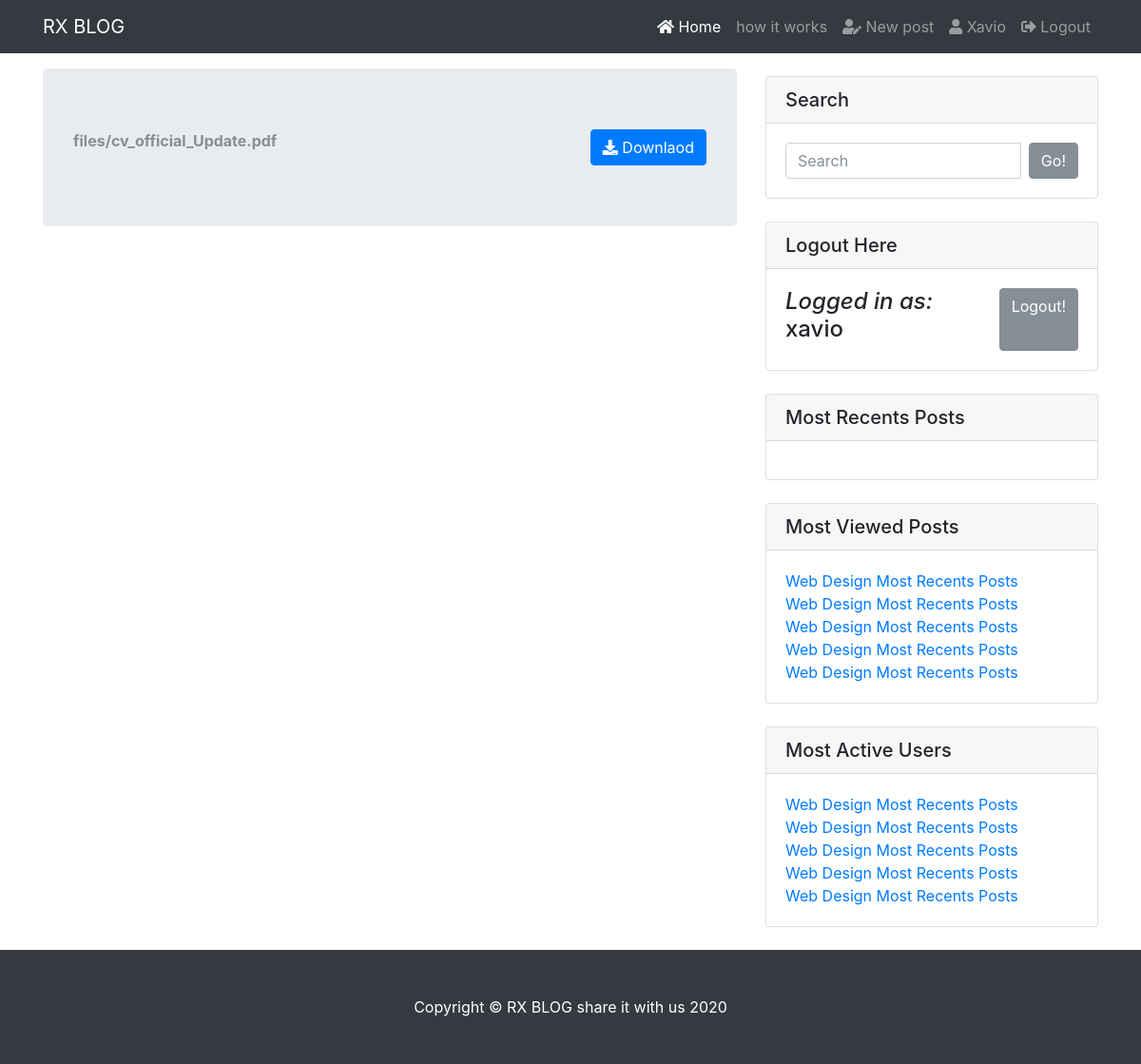
Page /instructions/ (signed in) on the earlier database version.
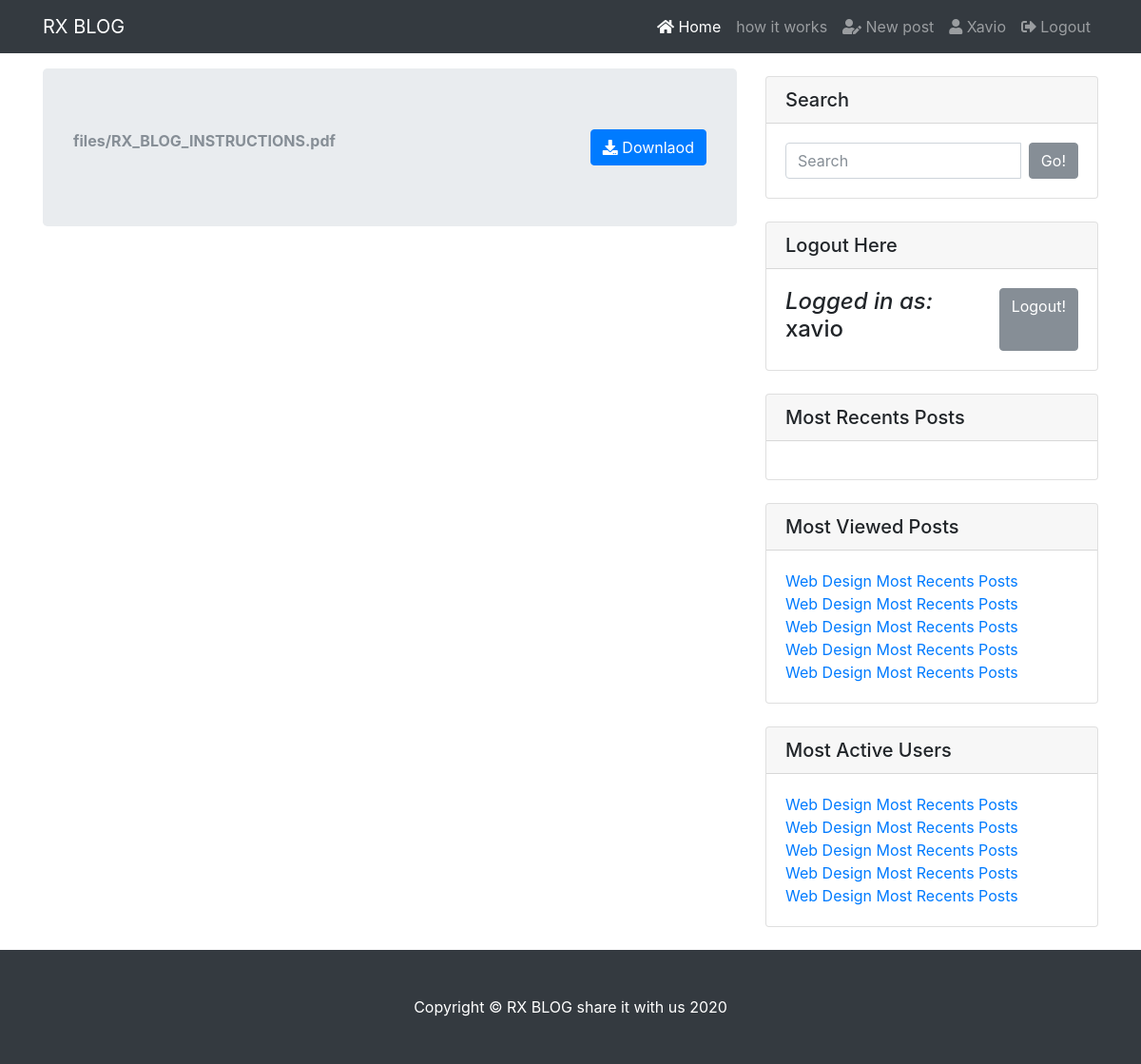
Same page on the later database version.
### blog_app/models.py (models this page shows, shortened)
class FileAdmin(models.Model):
		fileupload = models.FileField(upload_to='files')
		title= models.CharField(max_length=50)

### blog_app/views.py (the view)
# urls.py: path('instructions/', views.file, name="instructions"),
def file(request):
    context= {'file': FileAdmin.objects.all()}
    return render(request, 'blog_app/file.html', context)

### blog_app/templates/blog_app/file.html
{% extends 'blog_app/main.html' %}
{% load static %}
{% block content %}
<div class="col-md-8">
{% for post in file %}
<div class="jumbotron mt-3 shadow-lg">
<div class="d-flex justify-content-between">
<strong class="text-muted  text-align-right">{{post.fileupload}}</strong>
<a href="{{post.fileupload.url}}" download class="btn btn-primary flex-last" type="submit"><i class="fas fa-download"></i> Downlaod</a>
</div>
</div>
{% endfor %}
</div>
{%  include 'blog_app/sidebar.html' %}
{% endblock content %}

### blog_app/templates/blog_app/main.html (shortened to what this page needs)
{% load static %}
<!DOCTYPE html>
<html lang="en">
  <head>
    <link rel="stylesheet" href="https://use.fontawesome.com/releases/v5.3.1/css/all.css">
    <link rel="stylesheet" href="{% static 'css/bootstrap.min.css' %}">
    <link rel="stylesheet" href="{% static 'css/blog-home.css' %}">
    <link rel="stylesheet" href="{% static 'css/blog-post.css' %}">
    <link rel="stylesheet" href="{% static 'css/input.css' %}">
  </head>
  <body>
    {% include 'blog_app/navbar.html' %}
    <div class="container">
      <div class="row">
            {% block content %}
            {% endblock content %}
      </div>
    </div>
    <footer class="py-5 bg-dark">
      <div class="container">
        <p class="m-0 text-center text-white">Copyright &copy; RX BLOG share it with us 2020</p>
      </div>
    </footer>
  </body>
</html>

### blog_app/templates/blog_app/navbar.html (shortened to what this page needs)
<nav class="navbar navbar-expand-lg navbar-dark bg-dark fixed-top">
    <div class="container">
      <a class="navbar-brand" href="{% url 'home' %}">RX BLOG</a>
      <div class="collapse navbar-collapse" id="navbarResponsive">
        <ul class="navbar-nav ml-auto">
          <li class="nav-item active">
            <a class="nav-link" href="{% url 'home' %}"><i class="fas fa-home"></i> Home
            </a>
          </li>
          <li class="nav-item">
            <a class="nav-link" href="{% url 'how-it-works' %}">how it works</a>
          </li>
          {% if user.is_authenticated %}
          <li class="nav-item">
            <a class="nav-link" href="{% url 'new-post' %}"><i class="fas fa-user-edit"></i> New post</a>
          </li>
          <li class="nav-item">
            <a class="nav-link" href="{% url 'profile' %}"><i class="fas fa-user"></i> {{ request.user|capfirst }}
            </a>
          </li>
          <li class="nav-item">
            <a class="nav-link" href="{% url 'logout' %}"><i class="fas fa-sign-out-alt"></i> Logout</a>
          </li>
          {% endif %}
        </ul>
      </div>
    </div>
  </nav>

### blog_app/templates/blog_app/sidebar.html (shortened to what this page needs)
<div class="col-md-4">
    <div class="card my-4">
      <h5 class="card-header">Search</h5>
      <div class="card-body">
        <div class="input-group">
          <form class="form-inline my-2 my-lg-0" action="">
            <input class="form-control mr-sm-2" type="search" placeholder="Search" aria-label="Search" name='q'>
            <button class="btn btn-secondary" type="submit">Go!</button>
          </form>
        </div>
      </div>
    </div>
       {% if user.is_authenticated %}
       <div class="card my-4">
        <h5 class="card-header">Logout Here</h5>
        <div class="card-body">
          <div class="input-group">
            <h4><i>Logged in as: </i>{{ user.username }}</h4>&nbsp;
              <a href="{% url 'logout' %}" class="btn btn-secondary">Logout!</a>
          </div>
        </div>
      </div>
      {% endif %}
    <div class="card my-4">
      <h5 class="card-header">Most Recents Posts</h5>
      <div class="card-body">
      </div>
    </div>
     <div class="card my-4">
      <h5 class="card-header">Most Viewed Posts</h5>
      <div class="card-body">
        <div class="row">
          <div class="col-lg-12">
            <ul class="list-unstyled mb-0">
              <li>
                <a href="#">Web Design Most Recents Posts</a>
              </li>
              <li>
                <a href="#">Web Design Most Recents Posts</a>
              </li>
              <li>
                <a href="#">Web Design Most Recents Posts</a>
              </li>
              <li>
                <a href="#">Web Design Most Recents Posts</a>
              </li>
              <li>
                <a href="#">Web Design Most Recents Posts</a>
              </li>
            </ul>
          </div>
        </div>
      </div>
    </div>
        <div class="card my-4">
          <h5 class="card-header">Most Active Users</h5>
          <div class="card-body">
            <div class="row">
              <div class="col-lg-12">
                <ul class="list-unstyled mb-0">
                  <li>
                    <a href="#">Web Design Most Recents Posts</a>
                  </li>
                  <li>
                    <a href="#">Web Design Most Recents Posts</a>
                  </li>
                  <li>
                    <a href="#">Web Design Most Recents Posts</a>
                  </li>
                  <li>
                    <a href="#">Web Design Most Recents Posts</a>
                  </li>
                  <li>
                    <a href="#">Web Design Most Recents Posts</a>
                  </li>
                </ul>
              </div>
            </div>
          </div>
        </div>
  </div>

### static/css/blog-home.css (style rules this page uses)
body { padding-top: 54px; }
@media (min-width: 992px) { body { padding-top: 56px; } }

### static/css/blog-post.css (style rules this page uses)
body { padding-top: 54px; }
@media (min-width: 992px) { body { padding-top: 56px; } }

Differences in the rows shown:
removed FileAdmin: fileupload "files/cv_official_Update.pdf"
added FileAdmin: fileupload "files/RX_BLOG_INSTRUCTIONS.pdf"
